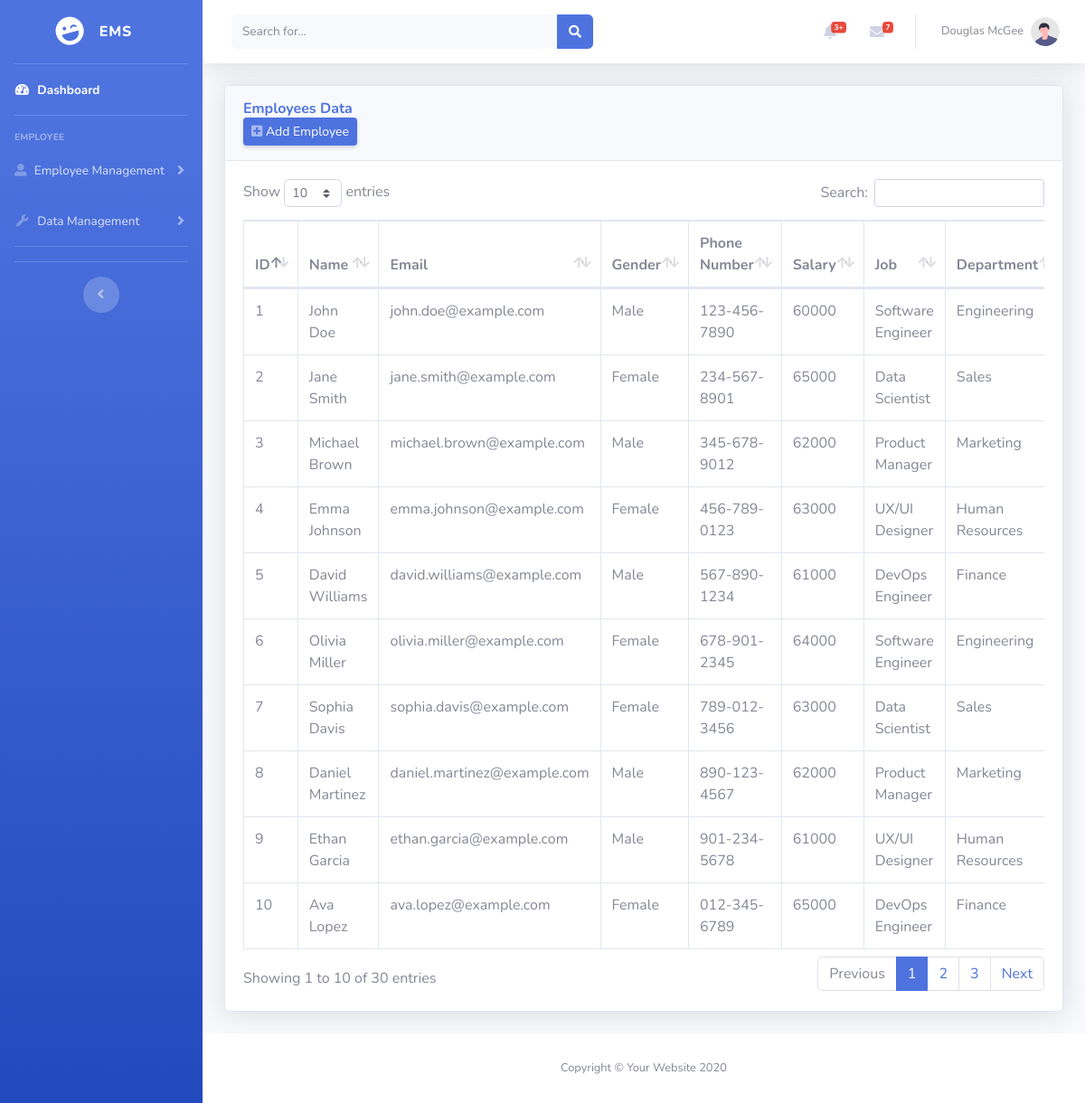
Page /tableEmployees.php on the committed database.
### tables this page shows
CREATE TABLE tbl_employees (
    id INT AUTO_INCREMENT PRIMARY KEY,
    first_name VARCHAR(25) NOT NULL,
    last_name VARCHAR(25) NOT NULL,
    gender VARCHAR(10),
    email VARCHAR(50),
    phone VARCHAR(20),
    hire_date DATE,
    salary INT,
    manager INT,
    job VARCHAR(10),
    department INT,
    FOREIGN KEY (manager) REFERENCES tbl_employees(id),
    FOREIGN KEY (job) REFERENCES tbl_jobs(id) ON DELETE SET NULL,
    FOREIGN KEY (department) REFERENCES tbl_departments(id) ON DELETE SET NULL
);

CREATE TABLE tbl_jobs (
    id VARCHAR(10) PRIMARY KEY,
    title VARCHAR(35) NOT NULL,
    min_salary INT,
    max_salary INT
);

CREATE TABLE tbl_departments (
    id INT AUTO_INCREMENT PRIMARY KEY,
    name VARCHAR(30) NOT NULL,
    location INT,
    FOREIGN KEY (location) REFERENCES tbl_locations(id) ON DELETE SET NULL
);

### conn.php (called while the page is built, shortened)
<?php
function connection()
{
    $dbServer = 'localhost';
    $dbUser = 'root';
    $dbPass = '';
    $dbName = "company_db";
    $conn = mysqli_connect($dbServer, $dbUser, $dbPass);
    mysqli_select_db($conn, $dbName);
    return $conn;
}

### tableEmployees.php (the view, shortened to what this page needs)
<?php
include ('conn.php');
?>
<!DOCTYPE html>
<html lang="en">
<head>
    <link href="vendor/fontawesome-free/css/all.min.css" rel="stylesheet" type="text/css">
    <link href="css/sb-admin-2.min.css" rel="stylesheet">
    <link href="vendor/datatables/dataTables.bootstrap4.min.css" rel="stylesheet">
</head>
<body id="page-top">
    <div id="wrapper">
        <ul class="navbar-nav bg-gradient-primary sidebar sidebar-dark accordion" id="accordionSidebar">
            <a class="sidebar-brand d-flex align-items-center justify-content-center" href="index.php">
                <div class="sidebar-brand-icon rotate-n-15">
                    <i class="fas fa-laugh-wink"></i>
                </div>
                <div class="sidebar-brand-text mx-3">EMS</div>
            </a>
            <hr class="sidebar-divider my-0">
            <li class="nav-item active">
                <a class="nav-link" href="index.php">
                    <i class="fas fa-fw fa-tachometer-alt"></i>
                    <span>Dashboard</span></a>
            </li>
            <hr class="sidebar-divider">
            <div class="sidebar-heading">
                Employee
            </div>
            <li class="nav-item">
                <a class="nav-link collapsed" href="#" data-toggle="collapse" data-target="#collapseTwo"
                    aria-expanded="true" aria-controls="collapseTwo">
                    <i class="fas fa-user-alt"></i>
                    <span>Employee Management</span>
                </a>
            </li>
            <li class="nav-item">
                <a class="nav-link collapsed" href="#" data-toggle="collapse" data-target="#collapseUtilities"
                    aria-expanded="true" aria-controls="collapseUtilities">
                    <i class="fas fa-fw fa-wrench"></i>
                    <span>Data Management</span>
                </a>
            </li>
            <hr class="sidebar-divider">
            <hr class="sidebar-divider d-none d-md-block">
            <div class="text-center d-none d-md-inline">
                <button class="rounded-circle border-0" id="sidebarToggle"></button>
            </div>
        </ul>
        <div id="content-wrapper" class="d-flex flex-column">
            <div id="content">
                <nav class="navbar navbar-expand navbar-light bg-white topbar mb-4 static-top shadow">
                    <form
                        class="d-none d-sm-inline-block form-inline mr-auto ml-md-3 my-2 my-md-0 mw-100 navbar-search">
                        <div class="input-group">
                            <input type="text" class="form-control bg-light border-0 small" placeholder="Search for..."
                                aria-label="Search" aria-describedby="basic-addon2">
                            <div class="input-group-append">
                                <button class="btn btn-primary" type="button">
                                    <i class="fas fa-search fa-sm"></i>
                                </button>
                            </div>
                        </div>
                    </form>
                    <ul class="navbar-nav ml-auto">
                        <li class="nav-item dropdown no-arrow mx-1">
                            <a class="nav-link dropdown-toggle" href="#" id="alertsDropdown" role="button"
                                data-toggle="dropdown" aria-haspopup="true" aria-expanded="false">
                                <i class="fas fa-bell fa-fw"></i>
                                <span class="badge badge-danger badge-counter">3+</span>
                            </a>
                        </li>
                        <li class="nav-item dropdown no-arrow mx-1">
                            <a class="nav-link dropdown-toggle" href="#" id="messagesDropdown" role="button"
                                data-toggle="dropdown" aria-haspopup="true" aria-expanded="false">
                                <i class="fas fa-envelope fa-fw"></i>
                                <span class="badge badge-danger badge-counter">7</span>
                            </a>
                        </li>
                        <li class="nav-item dropdown no-arrow">
                            <a class="nav-link dropdown-toggle" href="#" id="userDropdown" role="button"
                                data-toggle="dropdown" aria-haspopup="true" aria-expanded="false">
                                <span class="mr-2 d-none d-lg-inline text-gray-600 small">Douglas McGee</span>
                                <img class="img-profile rounded-circle" src="img/undraw_profile.svg">
                            </a>
                        </li>
                    </ul>
                </nav>
                <div class="container-fluid">
                    <div class="card shadow mb-4">
                        <div class="card-header py-3">
                            <h6 class="m-0 font-weight-bold text-primary">Employees Data</h6>
                            <button id="" class="d-none d-sm-inline-block btn btn-sm btn-primary shadow-sm"><i
                                    class="fa fa-plus-square text-white-50"></i> Add Employee</button>
                        </div>
                        <div class="card-body">
                            <div class="table-responsive">
                                <table class="table table-bordered" id="dataTable" width="100%" cellspacing="0">
                                    <thead>
                                        <tr>
                                            <th>ID</th>
                                            <th>Name</th>
                                            <th>Email</th>
                                            <th>Gender</th>
                                            <th>Phone Number</th>
                                            <th>Salary</th>
                                            <th>Job</th>
                                            <th>Department</th>
                                        </tr>
                                    </thead>
                                    <?php
                                    $query = "SELECT e.id, e.first_name, e.last_name, e.email, e.gender, e.phone, e.salary, j.title AS job, d.name AS department
                                    FROM tbl_employees e
                                    JOIN tbl_jobs j ON e.job = j.id
                                    JOIN tbl_departments d ON e.department = d.id";
                                    $result = mysqli_query(connection(), $query);
                                    if ($result) {
                                        while ($row = mysqli_fetch_assoc($result)) {
                                            echo "<tr>";
                                            echo "<td>" . $row['id'] . "</td>";
                                            echo "<td>" . $row['first_name'] . " " . $row['last_name'] . "</td>";
                                            echo "<td>" . $row['email'] . "</td>";
                                            echo "<td>" . $row['gender'] . "</td>";
                                            echo "<td>" . $row['phone'] . "</td>";
                                            echo "<td>" . $row['salary'] . "</td>";
                                            echo "<td>" . $row['job'] . "</td>";
                                            echo "<td>" . $row['department'] . "</td>";
                                            echo "</tr>";
                                        }
                                    } else {
                                        echo "<tr><td colspan='8'>No data found</td></tr>";
                                    }
                                    ?>
                                </table>
                            </div>
                        </div>
                    </div>
                </div>
            </div>
            <footer class="sticky-footer bg-white">
                <div class="container my-auto">
                    <div class="copyright text-center my-auto">
                        <span>Copyright &copy; Your Website 2020</span>
                    </div>
                </div>
            </footer>
        </div>
    </div>
</body>
</html>

### rows in the picture
tbl_employees: id "1", first_name "John", last_name "Doe", email "john.doe@example.com", gender "Male", phone "123-456-7890", salary "60000", job.title "Software Engineer", department.name "Engineering"
tbl_employees: id "6", first_name "Olivia", last_name "Miller", email "olivia.miller@example.com", gender "Female", phone "678-901-2345", salary "64000", job.title "Software Engineer", department.name "Engineering"
tbl_employees: id "2", first_name "Jane", last_name "Smith", email "jane.smith@example.com", gender "Female", phone "234-567-8901", salary "65000", job.title "Data Scientist", department.name "Sales"
tbl_employees: id "7", first_name "Sophia", last_name "Davis", email "sophia.davis@example.com", gender "Female", phone "789-012-3456", salary "63000", job.title "Data Scientist", department.name "Sales"
tbl_employees: id "3", first_name "Michael", last_name "Brown", email "michael.brown@example.com", gender "Male", phone "345-678-9012", salary "62000", job.title "Product Manager", department.name "Marketing"
tbl_employees: id "8", first_name "Daniel", last_name "Martinez", email "daniel.martinez@example.com", gender "Male", phone "890-123-4567", salary "62000", job.title "Product Manager", department.name "Marketing"
tbl_employees: id "4", first_name "Emma", last_name "Johnson", email "emma.johnson@example.com", gender "Female", phone "456-789-0123", salary "63000", job.title "UX/UI Designer", department.name "Human Resources"
tbl_employees: id "9", first_name "Ethan", last_name "Garcia", email "ethan.garcia@example.com", gender "Male", phone "901-234-5678", salary "61000", job.title "UX/UI Designer", department.name "Human Resources"
tbl_employees: id "5", first_name "David", last_name "Williams", email "david.williams@example.com", gender "Male", phone "567-890-1234", salary "61000", job.title "DevOps Engineer", department.name "Finance"
tbl_employees: id "10", first_name "Ava", last_name "Lopez", email "ava.lopez@example.com", gender "Female", phone "012-345-6789", salary "65000", job.title "DevOps Engineer", department.name "Finance"
